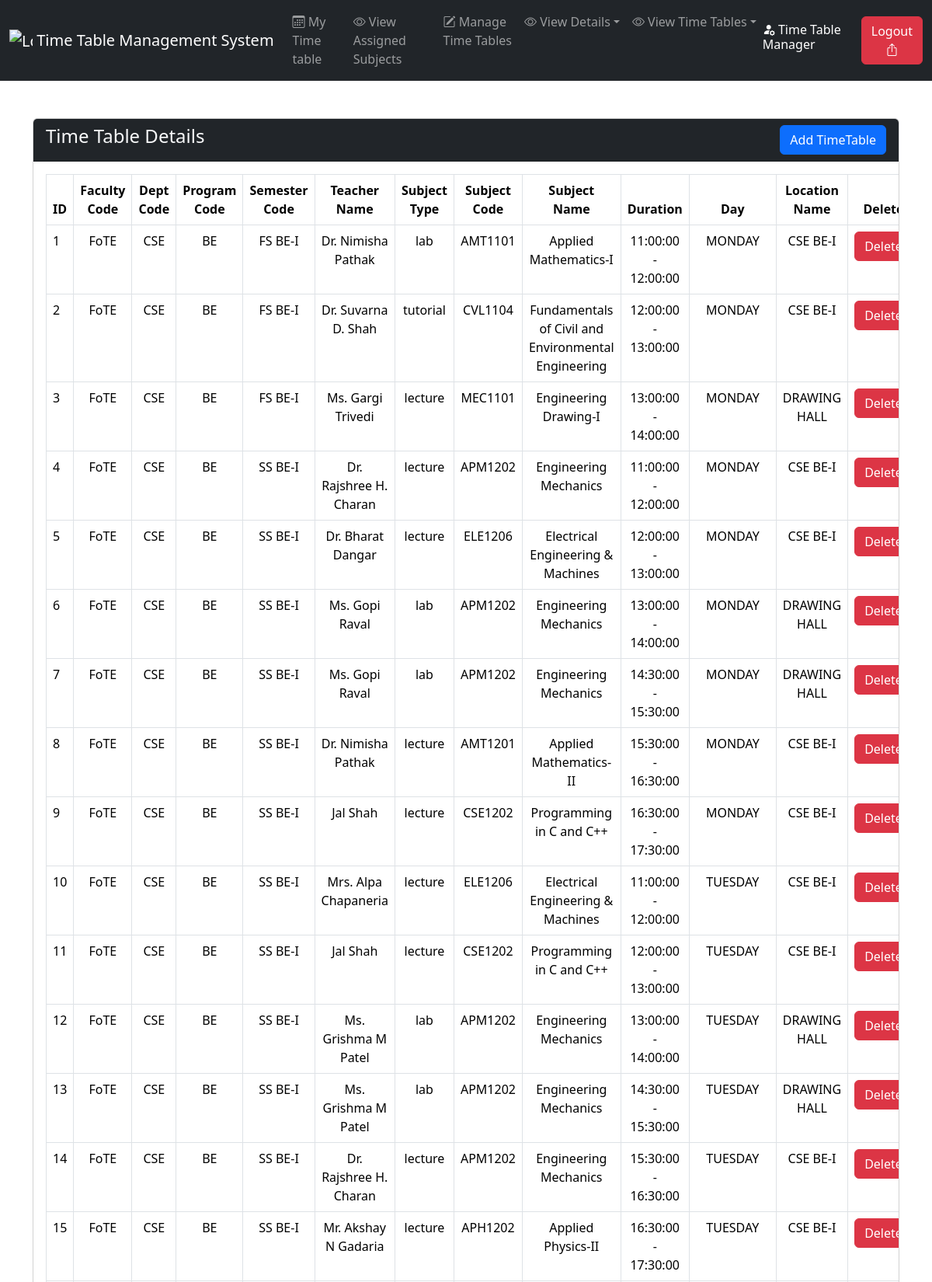
/dashboards/ttm_timetable_details.php (upper part), run on the app's committed database.
### tables this page shows
CREATE TABLE `time_table` (
  `Time_Table_Id` int(11) NOT NULL,
  `Time_Slot_Id` int(11) NOT NULL,
  `Location_Id` int(11) NOT NULL,
  `Subject_Id` int(11) NOT NULL,
  `Teacher_Id` int(11) NOT NULL,
  `batch_id` int(11) DEFAULT NULL,
  `Division_Id` int(11) NOT NULL,
  `semester_id` int(11) DEFAULT NULL,
  `Program_Id` int(11) NOT NULL,
  `Department_Id` int(11) NOT NULL,
  `Faculty_Id` int(11) NOT NULL,
  `Duration_Id` int(11) DEFAULT NULL,
  `subject_type` varchar(255) NOT NULL,
  `day_id` int(11) DEFAULT NULL
);

CREATE TABLE `faculty` (
  `faculty_id` int(11) NOT NULL,
  `faculty_name` varchar(100) NOT NULL,
  `faculty_Code` varchar(50) NOT NULL
);

CREATE TABLE `department` (
  `Department_Id` int(11) NOT NULL,
  `Department_Code` varchar(50) NOT NULL,
  `Department_Name` varchar(100) NOT NULL,
  `Faculty_Id` int(11) NOT NULL
);

CREATE TABLE `program` (
  `Program_Id` int(11) NOT NULL,
  `Program_Code` varchar(50) NOT NULL,
  `Program_Name` varchar(100) NOT NULL,
  `Program_Type` enum('Undergraduate','Postgraduate','Diploma') NOT NULL,
  `Department_Id` int(11) NOT NULL
);

CREATE TABLE `semester` (
  `Semester_Id` int(11) NOT NULL,
  `Semester_Code` varchar(50) NOT NULL,
  `Semester_Name` varchar(100) NOT NULL,
  `Program_Id` int(11) NOT NULL
);

CREATE TABLE `teacher` (
  `Teacher_Id` int(11) NOT NULL,
  `Teacher_Code` varchar(50) NOT NULL,
  `Teacher_Name` varchar(100) NOT NULL,
  `Designation` varchar(50) NOT NULL,
  `Department_Id` int(11) NOT NULL,
  `Teacher_Email` varchar(255) DEFAULT NULL,
  `Teacher_Password` varchar(255) DEFAULT NULL,
  `role` varchar(50) DEFAULT 'Teacher'
);

CREATE TABLE `subject` (
  `Subject_Id` int(11) NOT NULL,
  `Subject_Code` varchar(50) NOT NULL,
  `Subject_Name` varchar(100) NOT NULL,
  `Is_Elective` tinyint(1) NOT NULL DEFAULT 0,
  `Elective_Code` varchar(50) DEFAULT NULL,
  `Elective_Name` varchar(100) DEFAULT NULL,
  `Is_Lecture` tinyint(1) NOT NULL DEFAULT 1,
  `Is_Lab` tinyint(1) NOT NULL DEFAULT 0,
  `Is_Tutorial` tinyint(1) NOT NULL DEFAULT 0,
  `Semester_Id` int(11) NOT NULL,
  `Class_Id` int(11) NOT NULL
);

CREATE TABLE `slot_durations` (
  `duration_id` int(11) NOT NULL,
  `start_time` time NOT NULL,
  `end_time` time NOT NULL
);

CREATE TABLE `days` (
  `Day_Id` int(11) NOT NULL,
  `Day_Code` varchar(50) NOT NULL,
  `Day_Name` varchar(50) NOT NULL
);

CREATE TABLE `location` (
  `Location_Id` int(11) NOT NULL,
  `Location_Code` varchar(50) NOT NULL,
  `Location_Name` varchar(100) NOT NULL,
  `Location_Description` varchar(255) DEFAULT NULL,
  `Capacity` int(11) NOT NULL CHECK (`Capacity` > 0),
  `Department_Id` int(11) NOT NULL
);

### dashboards/ttm_timetable_details.php (the view)
<?php include("../includes/connect.php") ?>
<?php include("../includes/ttm-header.php") ?>
<div class="container">
    <div class="row">
        <div class="col-md-12 mt-5">
            <div class="card">
                <div class="card-header d-flex justify-content-between bg-dark text-light">
                    <h4>Time Table Details</h4>
                    <a href="ttm_timetable_add.php" class="btn btn-primary">Add TimeTable</a>
                </div>
                <div class="card-body table-responsive"  style="overflow-x:auto;">
                    <table class="table table-bordered" id="myTable">
                        <thead>
                            <tr>
                                <th scope="col">ID</th>
                                <th scope="col" class="text-center">Faculty Code</th>
                                <th scope="col" class="text-center">Dept Code</th>
                                <th scope="col" class="text-center">Program Code</th>
                                <th scope="col" class="text-center">Semester Code</th>
                                <th scope="col" class="text-center">Teacher Name</th>
                                <th scope="col" class="text-center">Subject Type</th>
                                <th scope="col" class="text-center">Subject Code</th>
                                <th scope="col" class="text-center">Subject Name</th>
                                <th scope="col" class="text-center">Duration</th>
                                <th scope="col" class="text-center">Day</th>
                                <th scope="col" class="text-center">Location Name</th>
                                <th scope="col" class="text-center">Delete</th>
                            </tr>
                        </thead>
                        <tbody>
                            <?php
                            $sno = 1;
                            $sql = "
                            SELECT
                                tt.Time_Table_Id,
                                tt.Subject_Type,
                                f.Faculty_Code,
                                d.Department_Code,
                                p.Program_Code,
                                s.Semester_Code,
                                t.Teacher_Name,
                                sub.Subject_Code,
                                sub.Subject_Name,
                                sd.start_time,  /* Add start_duration */
                                sd.end_time,    /* Add end_duration */
                                days.Day_Name,
                                loc.Location_Name
                            FROM
                                time_table tt
                            JOIN
                                faculty f ON tt.Faculty_Id = f.Faculty_Id
                            JOIN
                                department d ON tt.Department_Id = d.Department_Id
                            JOIN
                                program p ON tt.Program_Id = p.Program_Id
                            JOIN
                                semester s ON tt.Semester_Id = s.Semester_Id
                            JOIN
                                teacher t ON tt.Teacher_Id = t.Teacher_Id
                            JOIN
                                subject sub ON tt.Subject_Id = sub.Subject_Id
                            JOIN
                                days ON tt.Day_Id = days.Day_Id
                            JOIN
                                location loc ON tt.Location_Id = loc.Location_Id
                            JOIN
                                slot_durations sd ON tt.Duration_Id = sd.Duration_Id /* Join slot_durations table */
                            ";
                            $result = mysqli_query($conn, $sql);
                            $num = mysqli_num_rows($result);
                            if ($num > 0) {
                                while ($row = mysqli_fetch_assoc($result)) {
                                    echo '<tr>';
                                    echo '<td>' . $sno++ . '</td>';
                                    echo '<td class="text-center">' . $row['Faculty_Code'] . '</td>';
                                    echo '<td class="text-center">' . $row['Department_Code'] . '</td>';
                                    echo '<td class="text-center">' . $row['Program_Code'] . '</td>';
                                    echo '<td class="text-center">' . $row['Semester_Code'] . '</td>';
                                    echo '<td class="text-center">' . $row['Teacher_Name'] . '</td>';
                                    echo '<td class="text-center">' . $row['Subject_Type'] . '</td>';
                                    echo '<td class="text-center">' . $row['Subject_Code'] . '</td>';
                                    echo '<td class="text-center">' . $row['Subject_Name'] . '</td>';
                                    echo '<td class="text-center">' . $row['start_time'] . ' - ' . $row['end_time'] . '</td>';
                                    echo '<td class="text-center">' . $row['Day_Name'] . '</td>';
                                    echo '<td class="text-center">' . $row['Location_Name'] . '</td>';
                                    echo '
                                        <td class="text-center">
                                            <input type="hidden" class="delete-id-value" value="'.$row['Time_Table_Id'].'">
                                            <a href="javascript:void(0);" class="tt-delete-btn btn btn-danger">Delete</a>
                                        </td>';
                                    echo '</tr>';
                                }
                            } else {
                                echo '<tr><td colspan="12">No data found</td></tr>';
                            }
                            ?>
                        </tbody>
                    </table>
                </div>
            </div>
        </div>
    </div>
</div>
<?php include("../includes/footer.php") ?>

### data on the page
time_table: Faculty_Id.faculty_Code "FoTE", Department_Id.Department_Code "CSE", Program_Id.Program_Code "BE", semester.Semester_Code "FS BE-I", Teacher_Id.Teacher_Name "Dr. Nimisha Pathak", subject_type "lab", Subject_Id.Subject_Code "AMT1101", Subject_Id.Subject_Name "Applied Mathematics-I", Duration_Id.start_time "11:00:00", Duration_Id.end_time "12:00:00", day.Day_Name "MONDAY", Location_Id.Location_Name "CSE BE-I"
time_table: Faculty_Id.faculty_Code "FoTE", Department_Id.Department_Code "CSE", Program_Id.Program_Code "BE", semester.Semester_Code "FS BE-I", Teacher_Id.Teacher_Name "Dr. Suvarna D. Shah", subject_type "tutorial", Subject_Id.Subject_Code "CVL1104", Subject_Id.Subject_Name "Fundamentals of Civil and Environmental Engineering", Duration_Id.start_time "12:00:00", Duration_Id.end_time "13:00:00", day.Day_Name "MONDAY", Location_Id.Location_Name "CSE BE-I"
time_table: Faculty_Id.faculty_Code "FoTE", Department_Id.Department_Code "CSE", Program_Id.Program_Code "BE", semester.Semester_Code "FS BE-I", Teacher_Id.Teacher_Name "Ms. Gargi Trivedi", subject_type "lecture", Subject_Id.Subject_Code "MEC1101", Subject_Id.Subject_Name "Engineering Drawing-I", Duration_Id.start_time "13:00:00", Duration_Id.end_time "14:00:00", day.Day_Name "MONDAY", Location_Id.Location_Name "DRAWING HALL"
time_table: Faculty_Id.faculty_Code "FoTE", Department_Id.Department_Code "CSE", Program_Id.Program_Code "BE", semester.Semester_Code "SS BE-I", Teacher_Id.Teacher_Name "Dr. Rajshree H. Charan", subject_type "lecture", Subject_Id.Subject_Code "APM1202", Subject_Id.Subject_Name "Engineering Mechanics", Duration_Id.start_time "11:00:00", Duration_Id.end_time "12:00:00", day.Day_Name "MONDAY", Location_Id.Location_Name "CSE BE-I"
time_table: Faculty_Id.faculty_Code "FoTE", Department_Id.Department_Code "CSE", Program_Id.Program_Code "BE", semester.Semester_Code "SS BE-I", Teacher_Id.Teacher_Name "Dr. Bharat Dangar", subject_type "lecture", Subject_Id.Subject_Code "ELE1206", Subject_Id.Subject_Name "Electrical Engineering & Machines", Duration_Id.start_time "12:00:00", Duration_Id.end_time "13:00:00", day.Day_Name "MONDAY", Location_Id.Location_Name "CSE BE-I"
time_table: Faculty_Id.faculty_Code "FoTE", Department_Id.Department_Code "CSE", Program_Id.Program_Code "BE", semester.Semester_Code "SS BE-I", Teacher_Id.Teacher_Name "Ms. Gopi Raval", subject_type "lab", Subject_Id.Subject_Code "APM1202", Subject_Id.Subject_Name "Engineering Mechanics", Duration_Id.start_time "13:00:00", Duration_Id.end_time "14:00:00", day.Day_Name "MONDAY", Location_Id.Location_Name "DRAWING HALL"
time_table: Faculty_Id.faculty_Code "FoTE", Department_Id.Department_Code "CSE", Program_Id.Program_Code "BE", semester.Semester_Code "SS BE-I", Teacher_Id.Teacher_Name "Ms. Gopi Raval", subject_type "lab", Subject_Id.Subject_Code "APM1202", Subject_Id.Subject_Name "Engineering Mechanics", Duration_Id.start_time "14:30:00", Duration_Id.end_time "15:30:00", day.Day_Name "MONDAY", Location_Id.Location_Name "DRAWING HALL"
time_table: Faculty_Id.faculty_Code "FoTE", Department_Id.Department_Code "CSE", Program_Id.Program_Code "BE", semester.Semester_Code "SS BE-I", Teacher_Id.Teacher_Name "Dr. Nimisha Pathak", subject_type "lecture", Subject_Id.Subject_Code "AMT1201", Subject_Id.Subject_Name "Applied Mathematics-II", Duration_Id.start_time "15:30:00", Duration_Id.end_time "16:30:00", day.Day_Name "MONDAY", Location_Id.Location_Name "CSE BE-I"
time_table: Faculty_Id.faculty_Code "FoTE", Department_Id.Department_Code "CSE", Program_Id.Program_Code "BE", semester.Semester_Code "SS BE-I", Teacher_Id.Teacher_Name "Jal Shah", subject_type "lecture", Subject_Id.Subject_Code "CSE1202", Subject_Id.Subject_Name "Programming in C and C++", Duration_Id.start_time "16:30:00", Duration_Id.end_time "17:30:00", day.Day_Name "MONDAY", Location_Id.Location_Name "CSE BE-I"
time_table: Faculty_Id.faculty_Code "FoTE", Department_Id.Department_Code "CSE", Program_Id.Program_Code "BE", semester.Semester_Code "SS BE-I", Teacher_Id.Teacher_Name "Mrs. Alpa Chapaneria", subject_type "lecture", Subject_Id.Subject_Code "ELE1206", Subject_Id.Subject_Name "Electrical Engineering & Machines", Duration_Id.start_time "11:00:00", Duration_Id.end_time "12:00:00", day.Day_Name "TUESDAY", Location_Id.Location_Name "CSE BE-I"
time_table: Faculty_Id.faculty_Code "FoTE", Department_Id.Department_Code "CSE", Program_Id.Program_Code "BE", semester.Semester_Code "SS BE-I", Teacher_Id.Teacher_Name "Jal Shah", subject_type "lecture", Subject_Id.Subject_Code "CSE1202", Subject_Id.Subject_Name "Programming in C and C++", Duration_Id.start_time "12:00:00", Duration_Id.end_time "13:00:00", day.Day_Name "TUESDAY", Location_Id.Location_Name "CSE BE-I"
time_table: Faculty_Id.faculty_Code "FoTE", Department_Id.Department_Code "CSE", Program_Id.Program_Code "BE", semester.Semester_Code "SS BE-I", Teacher_Id.Teacher_Name "Ms. Grishma M Patel", subject_type "lab", Subject_Id.Subject_Code "APM1202", Subject_Id.Subject_Name "Engineering Mechanics", Duration_Id.start_time "13:00:00", Duration_Id.end_time "14:00:00", day.Day_Name "TUESDAY", Location_Id.Location_Name "DRAWING HALL"
time_table: Faculty_Id.faculty_Code "FoTE", Department_Id.Department_Code "CSE", Program_Id.Program_Code "BE", semester.Semester_Code "SS BE-I", Teacher_Id.Teacher_Name "Ms. Grishma M Patel", subject_type "lab", Subject_Id.Subject_Code "APM1202", Subject_Id.Subject_Name "Engineering Mechanics", Duration_Id.start_time "14:30:00", Duration_Id.end_time "15:30:00", day.Day_Name "TUESDAY", Location_Id.Location_Name "DRAWING HALL"
time_table: Faculty_Id.faculty_Code "FoTE", Department_Id.Department_Code "CSE", Program_Id.Program_Code "BE", semester.Semester_Code "SS BE-I", Teacher_Id.Teacher_Name "Dr. Rajshree H. Charan", subject_type "lecture", Subject_Id.Subject_Code "APM1202", Subject_Id.Subject_Name "Engineering Mechanics", Duration_Id.start_time "15:30:00", Duration_Id.end_time "16:30:00", day.Day_Name "TUESDAY", Location_Id.Location_Name "CSE BE-I"
time_table: Faculty_Id.faculty_Code "FoTE", Department_Id.Department_Code "CSE", Program_Id.Program_Code "BE", semester.Semester_Code "SS BE-I", Teacher_Id.Teacher_Name "Mr. Akshay N Gadaria", subject_type "lecture", Subject_Id.Subject_Code "APH1202", Subject_Id.Subject_Name "Applied Physics-II", Duration_Id.start_time "16:30:00", Duration_Id.end_time "17:30:00", day.Day_Name "TUESDAY", Location_Id.Location_Name "CSE BE-I"
